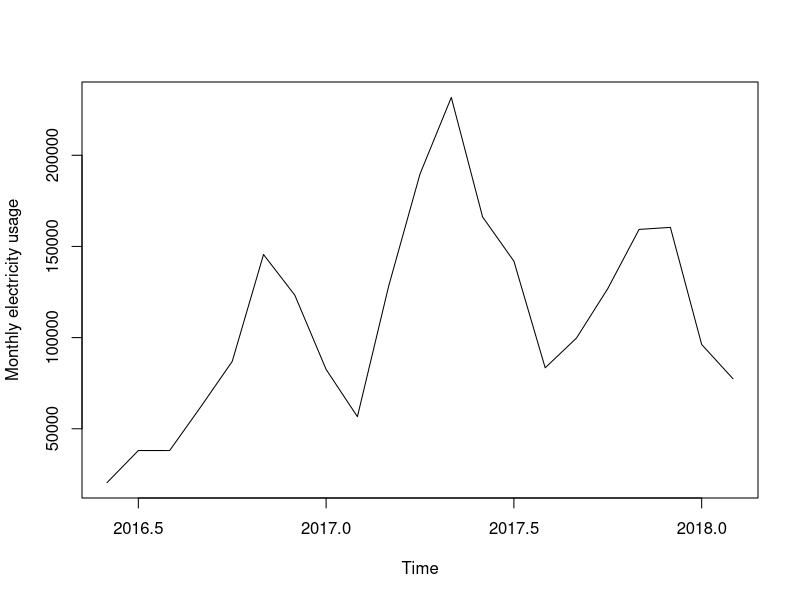

Source code (R): (Note: this script raises an error after producing the figure.)
############################# {COPYRIGHT-TOP} ###
# RDE Group Confidential
# OCO Source Materials
# 
# (C) Copyright RDE Group Corp. 2016-2018 All Rights Reserved.
#
# The source code for this program is not published or otherwise
# divested of its trade secrets, irrespective of what has been
# deposited with the China Copyright Office.
############################# {COPYRIGHT-END} ###

#############################
# R Source Code
# Forecast electricity usage
#
# Made by Yichen Zheng
# 2018/11/07
#############################

#https://blog.csdn.net/gdyflxw/article/details/55509656?_ad0.1106877725084624
#https://segmentfault.com/a/1190000006985454
#https://www.cnblogs.com/sylvanas2012/p/4328861.html
#https://www.cnblogs.com/bradleon/p/6832867.html

#Use setwd("E:/..") to set current working path first
#Copy "electricity5.csv" in the same path

#Load library
library(forecast)

#Load data
dataY <- read.csv("electricity5.csv")
startDate = c(2016,6) #2016/06
monthsForTesting = 6  #Use last 2 months for testing

#Convert to time-series data
data <- ts(dataY, frequency = 12, start = startDate)

#Plot orignal data
plot(data, ylab = "Monthly electricity usage")

#Create training data (without last 2 months)
training <- ts (as.vector(data[1:(dim(as.vector(dataY))[1] - monthsForTesting)]),
                frequency = 12, start = startDate)

#Display training data
tsdisplay(training)

#Step 1.
#Remove go-up by diff 1
diff1 <- diff(training, 1)
tsdisplay(diff1)

#Remove seasional by another diff
diff1a <- diff(diff1, 12)
tsdisplay(diff1a)

#########################################################
#option #1
#auto.arima
#fit <- auto.arima(training, trace=T) #it desn't work well

#########################################################
#option #2
#Get best p,q and P, Q (find MIN AIC) by ourself
d = 1;
D = 1;
best_p = 0;
best_q = 0;
best_P = 0;
best_Q = 0;
best_AIC = NA;

for (p in c(0:2)) {
  for (q in c(0:2)) {
    for (P in c(0:2)) {
      for (Q in c(0:2)) {
        suppressWarnings(f <- try(arima(training, order=c(p,1,q), seasonal=list(order=c(P,1,Q), period=12)), silent = TRUE)) #print(f)
        if (!is.element("try-error", class(f)))
        {
          aic = f$aic #print(aic)
          if (is.na(best_AIC) || aic < best_AIC)
          {
            best_AIC = aic
            best_p = p
            best_q = q
            best_P = P
            best_Q = Q
          }
        }
      }
    }
  }
}
print(paste('Best arima model is: (', best_p, ',1,', best_q,')(', best_P, ',1,', best_Q,')[12]'))

#Create arima model
fit <- arima(training, order=c(best_p,1,best_q), seasonal=list(order=c(best_P,1,best_Q), period=12))
#########################################################

#forecase 2 months
forecastData = forecast(fit, h = monthsForTesting, level = c(99.5))

#Plot
plot(forecastData, 
     ylab = "Monthly electricity usage / 某用电模块的月用电量", 
     main = "Monthly Forecasts - RDE Group / 月用电量预测 - 龙德缘电力",
     sub = "Red - Actual, Blue - Forecast / 红色 - 实际用电量, 蓝色 - 预测值"
)
#lines(forecastData$fitted,col="green")
lines(data,col="red")
